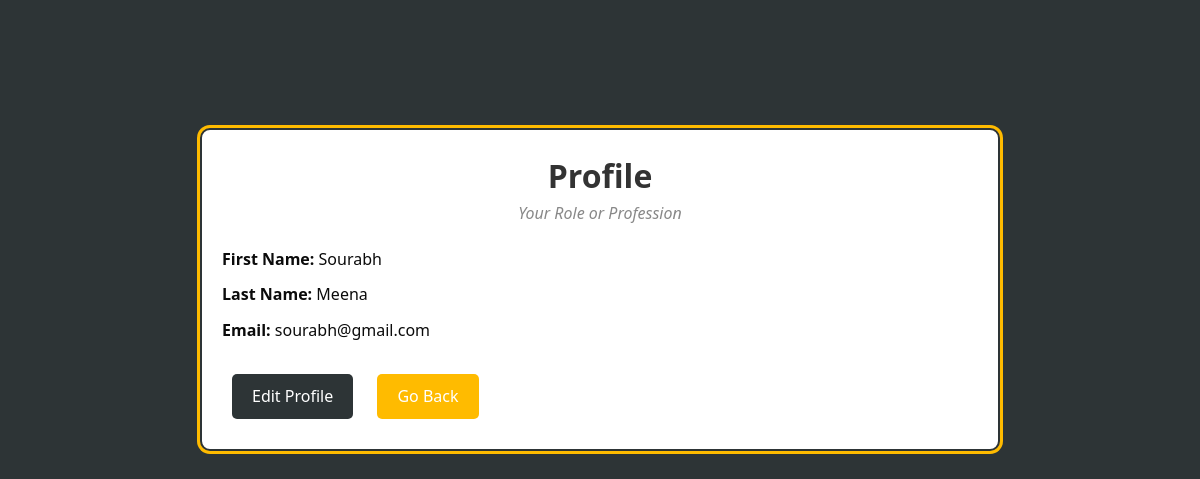
The page /accounts/profile/1/ on the database its author committed.
### useraccount/models.py (models this page shows)
class User(models.Model):
    first_name=models.CharField(max_length=100)
    last_name=models.CharField(max_length=100)
    email=models.EmailField(unique=True)
    password=models.CharField(max_length=100)

### useraccount/views.py (the view)
# urls.py: path('profile/<int:user_id>/', views.profile, name='profile'),
def profile(request,user_id):
    user = User.objects.get(id=user_id)
    return render(request, 'profile.html', {'user': user})

### templates/profile.html (shortened to what this page needs)
<!DOCTYPE html>
<html lang="en">
<head>
    <link rel="stylesheet" href="/static/css/profile.css">
</head>
<body>
    <div class="profile-container">
        <div class="profile-header">
            <h1>Profile</h1>
            <p class="role">Your Role or Profession</p>
        </div>
        <div class="profile-info">
            <p><strong>First Name:</strong> {{ user.first_name }} </p>
            <p><strong>Last Name:</strong> {{ user.last_name }}</p>
            <p><strong>Email:</strong> {{ user.email }}</p>
        <div class="profile-actions">
            <a href="{% url 'editprofile' user.id %}" class="edit-profile-btn">Edit Profile</a>
            <a href="{% url 'afterlogin' user.id %}" class="go-back-btn">Go Back</a>
        </div>
    </div>
</body>
</html>

### static/css/profile.css (style rules this page uses)
* { box-sizing: border-box; margin: 0; padding: 0; }
body { font-family: 'Segoe UI', Tahoma, Geneva, Verdana, sans-serif; background-color: #2d3436; color: #333; line-height: 1.6; }
.profile-container { max-width: 800px; margin: 40px auto; padding: 20px; margin-top: 128px; background-color: #fff; border: 2px solid #2d3436; border-radius: 10px; box-shadow: 0 0 0 3px #ffbb00; }
.profile-header { text-align: center; margin-bottom: 20px; }
.role { color: #888; font-style: italic; }
.profile-info p { margin-bottom: 10px; color: #0b0b0b; }
.edit-profile-btn , .go-back-btn { display: inline-block; margin: 10px; padding: 10px 20px; border: none; border-radius: 5px; cursor: pointer; color: #fff; text-decoration: none; }
.edit-profile-btn { background-color: #2d3436; }
.go-back-btn { background-color: #ffbb00; }

### rows shown on the page
User: first_name "Sourabh", last_name "Meena", email "sourabh@gmail.com"
